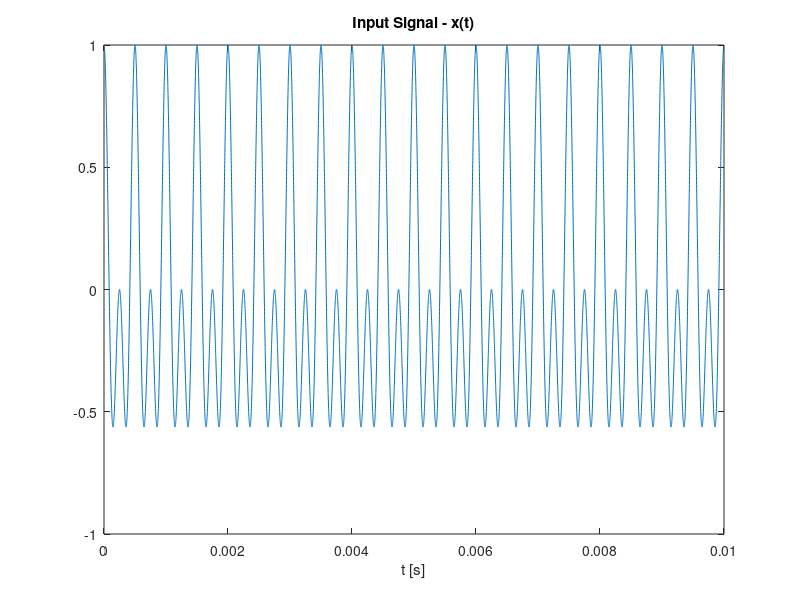
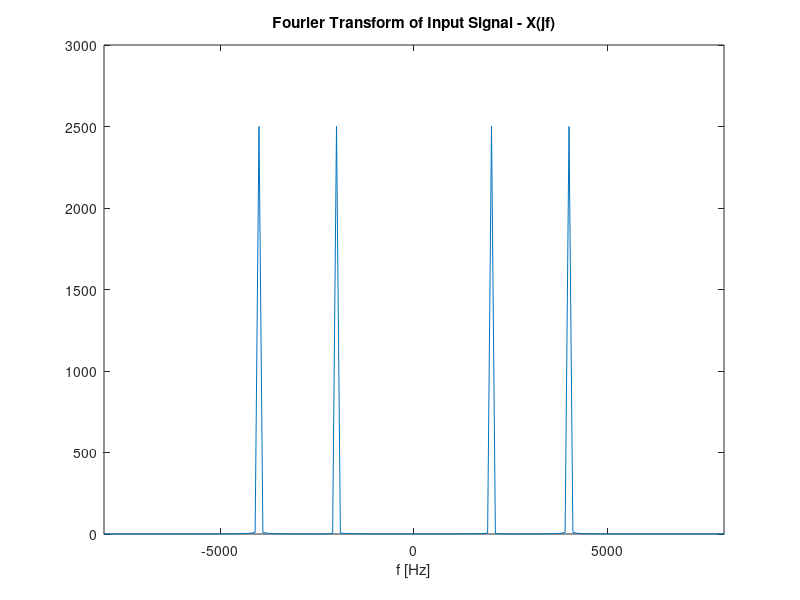
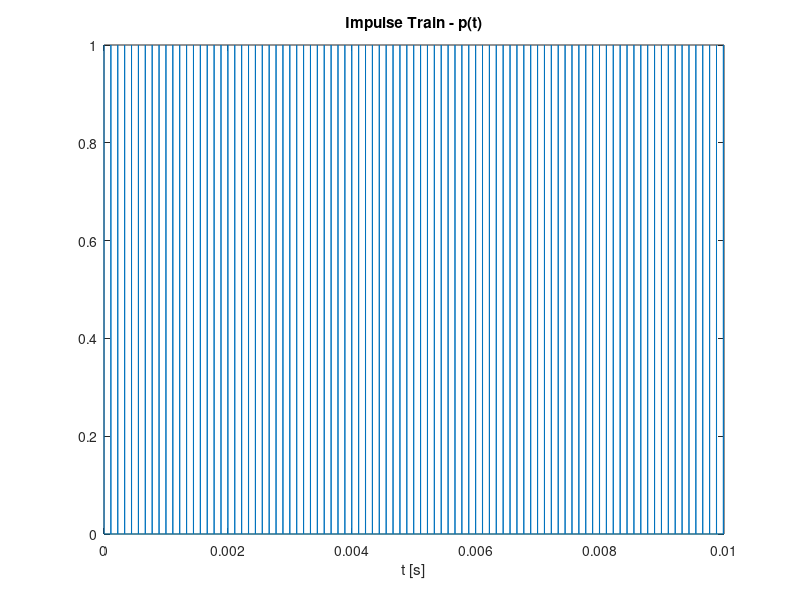
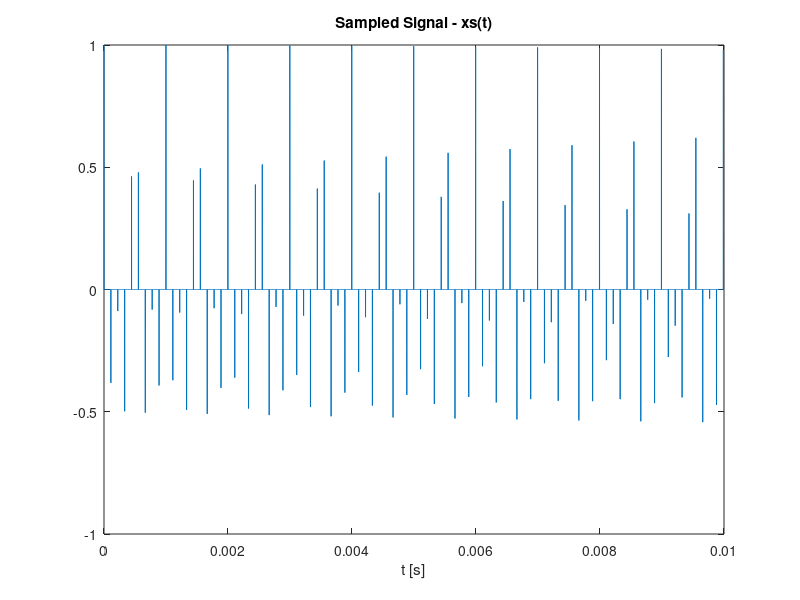

Here is the MATLAB script that generated these plots, in order: (Note: this script raises an error after producing the figures.)
% This program samples, filters, and reconstructs a signal.
% The signal this is performed on is x.

clearvars;
close all;
hold off;

% create input signal
t_rep = 1e-6; % period of "continuous" input signal
t_low = 0;
t_high = 0.01;
t = t_low:t_rep:t_high; % define t interval
f_low = 1000; % lowest frequency
x = cos(2*pi*f_low*t).*cos(2*pi*3*f_low*t); % input signal
f_high = 4*f_low; % highest frequency
fs = 9000; % sample frequency

% plot input signal
plot(t, x);
title('Input Signal - x(t)');
xlabel('t [s]');
figure();

% fourier transform on signal
x_ft = fft(x); % fourier transform
x_ftshifted = fftshift(x_ft); % shift so we get negative and positive ft data
x_ftshifted_faxis = linspace(-1/t_rep/2, 1/t_rep/2, length(x_ftshifted)); % create freq axis
plot(x_ftshifted_faxis, abs(x_ftshifted));
axis([-8000 8000 0 3000]);
title('Fourier Transform of Input Signal - X(jf)');
xlabel('f [Hz]');
figure();

% calculate sample period
NyqMult = floor(1/fs/t_rep);
Ts = t_rep*NyqMult; % sample period calculated this way so we sample at defined points
if (1/Ts < 2*f_high) % sample freq must be at least 2*f
    warning('WARNING! Sample frequency is under nyquist rate\n');
end

% create impulse train
p = zeros(1, length(t)); % allocate memory for impulse train
for n = 0:((t_high-t_low)/Ts)
    idx = floor(n*Ts/t_rep + 1);
    p(idx) = 1; % set to 1 each period
end
plot(t, p);
title('Impulse Train - p(t)');
xlabel('t [s]');
figure();

% get sampled signal
xs = x.*p; % get sampled signal
plot(t, xs);
title('Sampled Signal - xs(t)');
xlabel('t [s]');
figure();

% fourier transform sampled signal
oscAmp = 4; % amp of oscillations from matlab fourier transform
xs_ft = fft(xs); % fourier transform sampled signal
xs_ftshifted = fftshift(xs_ft); % shift the ft 
xs_ftshifted(abs(xs_ftshifted)<oscAmp) = 0; % remove oscillations
xs_ftshifted_faxis = linspace(-1/t_rep/2, 1/t_rep/2, length(xs_ftshifted)); % create freq axis
plot(xs_ftshifted_faxis, abs(xs_ftshifted));
axis([-6000 6000 0 30]);
title('Fourier Transform of Sampled Signal - Xs(jf)');
xlabel('f [Hz]');
figure();

% create filter (H)
H = zeros(1, length(xs_ftshifted_faxis));
H(abs(2*pi*xs_ftshifted_faxis) < pi/Ts) = Ts; % filter is unit pulse from -fs/2 to fs/2
plot(xs_ftshifted_faxis, H);
axis([-10000 10000 0 1.5e-4]);
title('Frequency Filter - H(jf)')
xlabel('f [Hz]');
figure();

% create reconstructed FT by filtering signal with H
xr_ftshifted = xs_ftshifted.*H; % reconstructed = (sampled signal)*(filter)
xr_ftshifted_faxis = linspace(-1/t_rep/2, 1/t_rep/2, length(xs_ftshifted)); % create freq axis

% plot reconstructed FT
plot(xr_ftshifted_faxis, abs(xr_ftshifted));
axis([-6000 6000 0 3.5e-3]);
title('Fourier Transform of Reconstructed Signal - Xr(jf)');
xlabel('f [Hz]');
figure();

% plot reconstructed signal and input signal
% Note that the scale needs to be adjusted... Prof says this is typical
% TODO find out how to get original amplitude without input signal
plot(t, x);
hold on;

xr = IfftBlock(xr_ftshifted);
xr_scaled = max(x)/max(xr)*xr;
plot(t, xr_scaled);

title('Reconstructed and Input Signal - xr(t) & x(t)');
xlabel('t [s]');
legend('input', 'reconstructed');
hold off;
